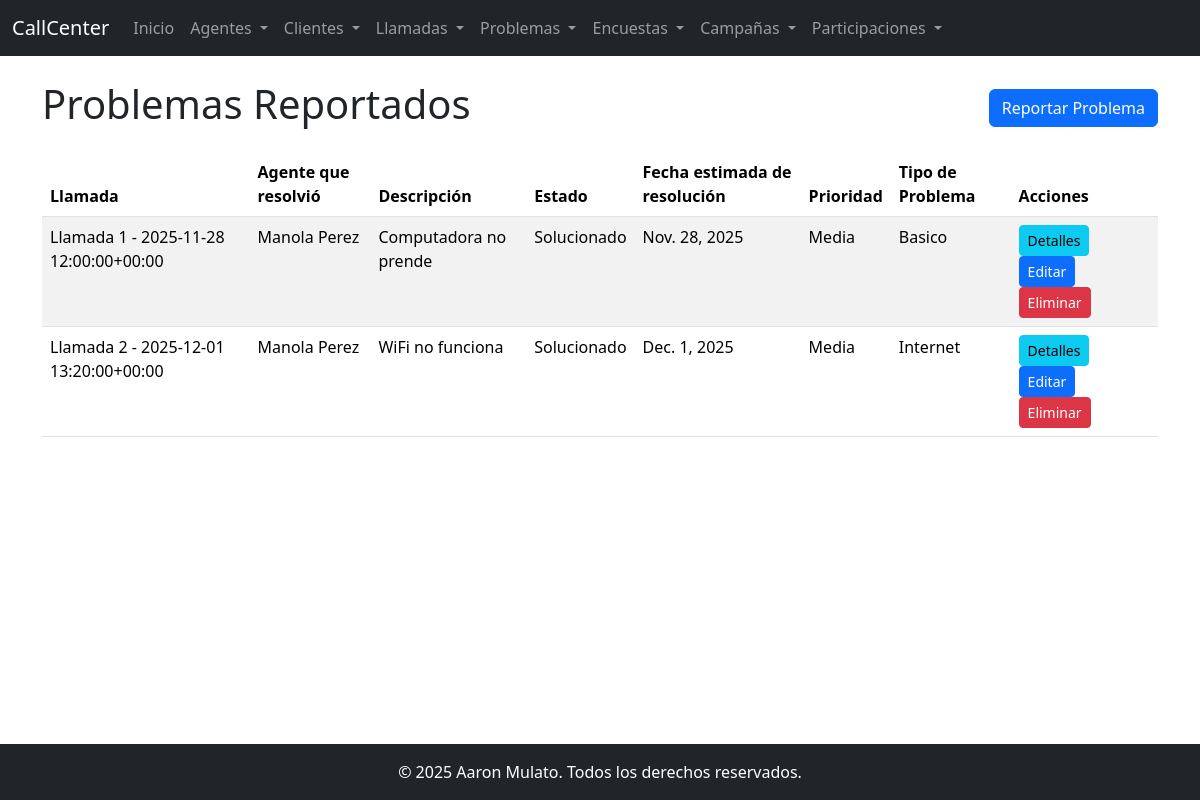
The app's page /problemas/ with its own data.
### app_callcenter/models.py (models this page shows, shortened)
class ProblemaReportado(models.Model):
    id_llamada = models.ForeignKey(Llamada, on_delete=models.SET_NULL, null=True, blank=True)
    id_agente_resolvio = models.ForeignKey(AgenteCallCenter, on_delete=models.SET_NULL, null=True, blank=True)
    descripcion_problema = models.TextField(null=True, blank=True)
    estado_problema = models.CharField(max_length=50, null=True, blank=True)
    fecha_resolucion_estimada = models.DateField(null=True, blank=True)
    prioridad = models.CharField(max_length=20, null=True, blank=True)
    tipo_problema = models.CharField(max_length=50, null=True, blank=True)
    comentarios_resolucion = models.TextField(null=True, blank=True)

class Llamada(models.Model):
    id_cliente = models.ForeignKey(ClienteCallCenter, on_delete=models.SET_NULL, null=True, blank=True)
    id_agente = models.ForeignKey(AgenteCallCenter, on_delete=models.SET_NULL, null=True, blank=True)
    fecha_hora_inicio = models.DateTimeField(null=True, blank=True)
    fecha_hora_fin = models.DateTimeField(null=True, blank=True)
    duracion_segundos = models.IntegerField(null=True, blank=True)
    tipo_llamada = models.CharField(max_length=50, null=True, blank=True)
    resultado_llamada = models.CharField(max_length=50, null=True, blank=True)
    grabacion_url = models.CharField(max_length=255, null=True, blank=True)
    motivo_llamada = models.TextField(null=True, blank=True)
    calificacion_cliente = models.IntegerField(null=True, blank=True)
    def __str__(self):
        return f"Llamada {self.id} - {self.fecha_hora_inicio}"

class AgenteCallCenter(models.Model):
    nombre = models.CharField(max_length=100, null=True, blank=True)
    apellido = models.CharField(max_length=100, null=True, blank=True)
    email = models.EmailField(max_length=100, null=True, blank=True)
    telefono = models.CharField(max_length=20, null=True, blank=True)
    fecha_contratacion = models.DateField(null=True, blank=True)
    salario = models.DecimalField(max_digits=10, decimal_places=2, null=True, blank=True)
    turno = models.CharField(max_length=50, null=True, blank=True)
    habilidades_idiomas = models.TextField(null=True, blank=True)
    estado_agente = models.CharField(max_length=50, null=True, blank=True)
    dni = models.CharField(max_length=20, null=True, blank=True)
    foto = models.ImageField(upload_to='fotos_agentes/', null=True, blank=True)
    def __str__(self):
        return f"{self.nombre} {self.apellido}"

### app_callcenter/views.py (the view)
# urls.py: path("problemas/", ProblemaReportadoListView.as_view(), name="problema-list"),
class ProblemaReportadoListView(ListView):
    model = ProblemaReportado
    template_name = "app_callcenter/problemareportado_list.html"
    context_object_name = "object_list"

### app_callcenter/templates/app_callcenter/problemareportado_list.html (shortened to what this page needs)
{% extends "app_callcenter/base.html" %}
{% block content %}
<div class="d-flex justify-content-between align-items-center mb-3">
    <h1>Problemas Reportados</h1>
    <a href="{% url 'app_callcenter:problema-create' %}" class="btn btn-primary">Reportar Problema</a>
</div>
<div class="table-responsive">
    <table class="table table-striped">
        <thead>
            <tr>
                <th>Llamada</th>
                <th>Agente que resolvió</th>
                <th>Descripción</th>
                <th>Estado</th>
                <th>Fecha estimada de resolución</th>
                <th>Prioridad</th>
                <th>Tipo de Problema</th>
                <th>Acciones</th>
            </tr>
        </thead>
        <tbody>
            {% for problema in object_list %}
            <tr>
                <td>{{ problema.id_llamada }}</td>
                <td>{{ problema.id_agente_resolvio }}</td>
                <td>{{ problema.descripcion_problema }}</td>
                <td>{{ problema.estado_problema }}</td>
                <td>{{ problema.fecha_resolucion_estimada }}</td>
                <td>{{ problema.prioridad }}</td>
                <td>{{ problema.tipo_problema }}</td>
                <td>
                    <a href="{% url 'app_callcenter:problema-detail' problema.pk %}" class="btn btn-info btn-sm">Detalles</a>
                    <a href="{% url 'app_callcenter:problema-update' problema.pk %}" class="btn btn-primary btn-sm">Editar</a>
                    <a href="{% url 'app_callcenter:problema-delete' problema.pk %}" class="btn btn-danger btn-sm">Eliminar</a>
                </td>
            </tr>
            {% empty %}
            <tr>
                <td colspan="8">No hay problemas reportados.</td>
            </tr>
            {% endfor %}
        </tbody>
    </table>
</div>
{% endblock %}

### records on screen
ProblemaReportado: id_llamada "Llamada 1 - 2025-11-28 12:00:00+00:00", id_agente_resolvio "Manola Perez", descripcion_problema "Computadora no prende", estado_problema "Solucionado", fecha_resolucion_estimada "Nov. 28, 2025", prioridad "Media", tipo_problema "Basico"
ProblemaReportado: id_llamada "Llamada 2 - 2025-12-01 13:20:00+00:00", id_agente_resolvio "Manola Perez", descripcion_problema "WiFi no funciona", estado_problema "Solucionado", fecha_resolucion_estimada "Dec. 1, 2025", prioridad "Media", tipo_problema "Internet"
